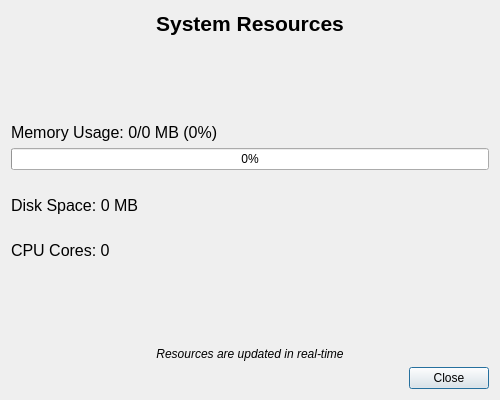
<?xml version="1.0" encoding="UTF-8"?>
<ui version="4.0">
 
 <class>MemoryStatus</class>
 <widget class="QDialog" name="MemoryStatus">
  <property name="geometry">
   <rect>
    <x>0</x>
    <y>0</y>
    <width>500</width>
    <height>400</height>
   </rect>
  </property>
  <property name="windowTitle">
   <string>Mini OS - System Resources</string>
  </property>
  <layout class="QVBoxLayout" name="verticalLayout">
   <item>
    <widget class="QLabel" name="titleLabel">
     <property name="font">
      <font>
       <family>Arial</family>
       <pointsize>16</pointsize>
       <weight>75</weight>
       <bold>true</bold>
      </font>
     </property>
     <property name="text">
      <string>System Resources</string>
     </property>
     <property name="alignment">
      <set>Qt::AlignCenter</set>
     </property>
    </widget>
   </item>
   <item>
    <spacer name="verticalSpacer">
     <property name="orientation">
      <enum>Qt::Vertical</enum>
     </property>
     <property name="sizeHint" stdset="0">
      <size>
       <width>20</width>
       <height>20</height>
      </size>
     </property>
    </spacer>
   </item>
   <item>
    <widget class="QLabel" name="memoryLabel">
     <property name="font">
      <font>
       <family>Arial</family>
       <pointsize>12</pointsize>
      </font>
     </property>
     <property name="text">
      <string>Memory Usage: 0/0 MB (0%)</string>
     </property>
    </widget>
   </item>
   <item>
    <widget class="QProgressBar" name="memoryProgressBar">
     <property name="value">
      <number>0</number>
     </property>
    </widget>
   </item>
   <item>
    <spacer name="verticalSpacer_2">
     <property name="orientation">
      <enum>Qt::Vertical</enum>
     </property>
     <property name="sizeType">
      <enum>QSizePolicy::Fixed</enum>
     </property>
     <property name="sizeHint" stdset="0">
      <size>
       <width>20</width>
       <height>20</height>
      </size>
     </property>
    </spacer>
   </item>
   <item>
    <widget class="QLabel" name="diskSpaceLabel">
     <property name="font">
      <font>
       <family>Arial</family>
       <pointsize>12</pointsize>
      </font>
     </property>
     <property name="text">
      <string>Disk Space: 0 MB</string>
     </property>
    </widget>
   </item>
   <item>
    <spacer name="verticalSpacer_3">
     <property name="orientation">
      <enum>Qt::Vertical</enum>
     </property>
     <property name="sizeType">
      <enum>QSizePolicy::Fixed</enum>
     </property>
     <property name="sizeHint" stdset="0">
      <size>
       <width>20</width>
       <height>20</height>
      </size>
     </property>
    </spacer>
   </item>
   <item>
    <widget class="QLabel" name="cpuCoresLabel">
     <property name="font">
      <font>
       <family>Arial</family>
       <pointsize>12</pointsize>
      </font>
     </property>
     <property name="text">
      <string>CPU Cores: 0</string>
     </property>
    </widget>
   </item>
   <item>
    <spacer name="verticalSpacer_4">
     <property name="orientation">
      <enum>Qt::Vertical</enum>
     </property>
     <property name="sizeHint" stdset="0">
      <size>
       <width>20</width>
       <height>40</height>
      </size>
     </property>
    </spacer>
   </item>
   <item>
    <widget class="QLabel" name="noteLabel">
     <property name="font">
      <font>
       <italic>true</italic>
      </font>
     </property>
     <property name="text">
      <string>Resources are updated in real-time</string>
     </property>
     <property name="alignment">
      <set>Qt::AlignCenter</set>
     </property>
    </widget>
   </item>
   <item>
    <layout class="QHBoxLayout" name="horizontalLayout">
     <item>
      <spacer name="horizontalSpacer">
       <property name="orientation">
        <enum>Qt::Horizontal</enum>
       </property>
       <property name="sizeHint" stdset="0">
        <size>
         <width>40</width>
         <height>20</height>
        </size>
       </property>
      </spacer>
     </item>
     <item>
      <widget class="QPushButton" name="closeButton">
       <property name="text">
        <string>Close</string>
       </property>
      </widget>
     </item>
    </layout>
   </item>
  </layout>
 </widget>
 <resources/>
 <connections/>
</ui>
